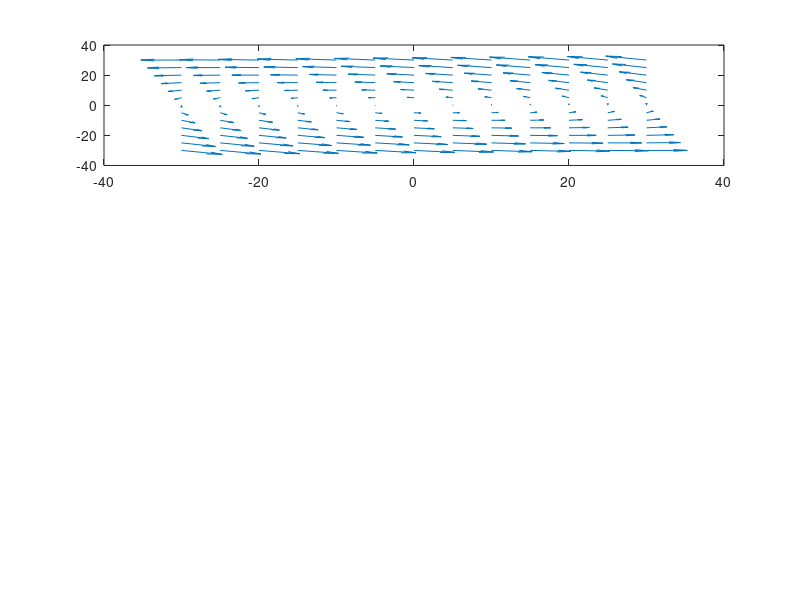

This figure's MATLAB source: (Note: this script raises an error after producing the figure.)
subplot(3,1,1)
[x,y] = meshgrid(-30:5:30)
u = -4.*y; 
v = x + 1.*y;
quiver(x,y,u,v)
hold on
for i = -20:5:20
    for j = -20:5:20
        cond = [1*i, 1*j]; 
        xs = [0,2];
        [x,y] = ode45(@alpha1, xs, cond);
        plot(y(:,1),y(:,2)) 
    end
end
xlim([-30 30])
ylim([-30 30])
ylimt = get(gca,'ylim');
xlimt = get(gca,'xlim')
text(xlimt(1)+2,ylimt(2)-5,'\alpha = -1')
hold off

subplot(3,1,2)
[x,y] = meshgrid(-30:5:30)
u = -4.*y; 
v = x + 0.*y;
quiver(x,y,u,v)
hold on
for i = -20:5:20
    for j = -20:5:20
        cond = [1*i, 1*j]; 
        xs = [0,2];
        [x,y] = ode45(@alpha2, xs, cond);
        plot(y(:,1),y(:,2)) 
    end
end
xlim([-30 30])
ylim([-30 30])
ylimt = get(gca,'ylim');
xlimt = get(gca,'xlim')
text(xlimt(1)+2,ylimt(2)-5,'\alpha = 0')
ylabel('y2')
hold off

subplot(3,1,3)
[x,y] = meshgrid(-30:5:30)
u = -4.*y; 
v = x - 1.*y;
quiver(x,y,u,v)
hold on
for i = -20:5:20
    for j = -20:5:20
        cond = [1*i, 1*j]; 
        xs = [0,2];
        [x,y] = ode45(@alpha3, xs, cond);
        plot(y(:,1),y(:,2)) 
    end
end
xlim([-30 30])
ylim([-30 30])
ylimt = get(gca,'ylim');
xlimt = get(gca,'xlim')
text(xlimt(1)+2,ylimt(2)-3,'\alpha = 1')
xlabel('y1')
hold off

function odes1 = alpha1(x,y)
alpha = -1
odes1 = [-4*y(2); 
        y(1) +  alpha*y(2)] 
end

function odes2 = alpha2(x,y)
alpha = 0
odes2 = [-4*y(2); 
        y(1) +  alpha*y(2)] 
end

function odes3 = alpha3(x,y)
alpha = 1
odes3 = [-4*y(2); 
        y(1) +  alpha*y(2)] 
end